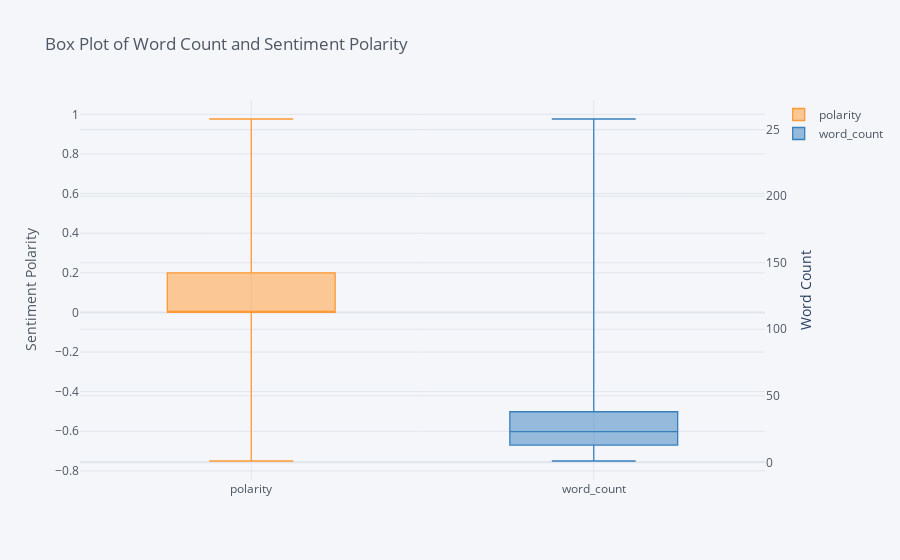

The notebook cell saved with this chart:
### Markdown cell above
### Ratings between age groups

### Code cell
df[['polarity', 'word_count']].iplot(secondary_y='word_count', secondary_y_title='Word Count',
     kind='box', yTitle='Sentiment Polarity', title='Box Plot of Word Count and Sentiment Polarity')

### Figure 1 — Plotly figure (JSON) as saved in the notebook; plotly's stock layout.template omitted (floating-point values rounded to 4 significant figures; data arrays with more than 128 entries replaced by an {"elided": "..."} marker saying what was removed)
{"data": [{"boxpoints": false, "line": {"width": 1.3}, "marker": {"color": "rgba(255, 153, 51, 1.0)"}, "name": "polarity", "orientation": "v", "type": "box", "y": {"elided": "1306 float values"}}, {"boxpoints": false, "line": {"width": 1.3}, "marker": {"color": "rgba(55, 128, 191, 1.0)"}, "name": "word_count", "orientation": "v", "type": "box", "xaxis": "x", "y": {"elided": "1306 int values"}, "yaxis": "y2"}], "layout": {"legend": {"bgcolor": "#F5F6F9", "font": {"color": "#4D5663"}}, "paper_bgcolor": "#F5F6F9", "plot_bgcolor": "#F5F6F9", "title": {"font": {"color": "#4D5663"}, "text": "Box Plot of Word Count and Sentiment Polarity"}, "xaxis": {"gridcolor": "#E1E5ED", "showgrid": true, "tickfont": {"color": "#4D5663"}, "title": {"font": {"color": "#4D5663"}, "text": ""}, "zerolinecolor": "#E1E5ED"}, "yaxis": {"gridcolor": "#E1E5ED", "showgrid": true, "tickfont": {"color": "#4D5663"}, "title": {"font": {"color": "#4D5663"}, "text": "Sentiment Polarity"}, "zerolinecolor": "#E1E5ED"}, "yaxis2": {"anchor": "x", "gridcolor": "#E1E5ED", "overlaying": "y", "showgrid": true, "side": "right", "tickfont": {"color": "#4D5663"}, "title": {"text": "Word Count"}, "zerolinecolor": "#E1E5ED"}}}
